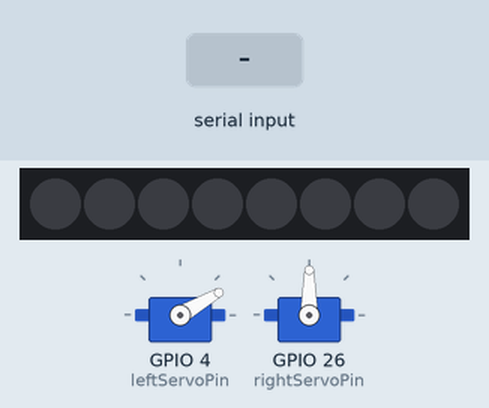
Recording of a sketch running on a simulated ESP32. Parts: 2 × servo, 8 RGB LEDs in strip order, left to right. The test bench sets the inputs (shaded band). What the sketch prints to the serial monitor is not drawn.

Above: at 1.7 s.
1.8 s: "open_gate\n" received over Serial
At 2.07 s:
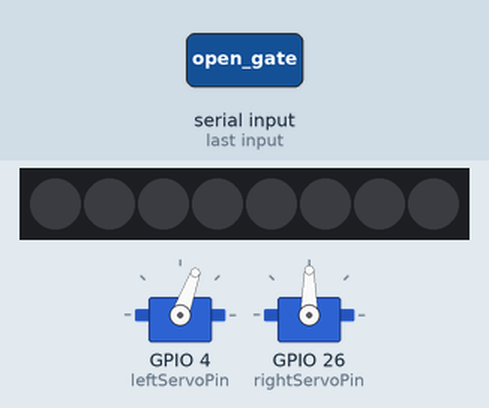
At 3.0 s:
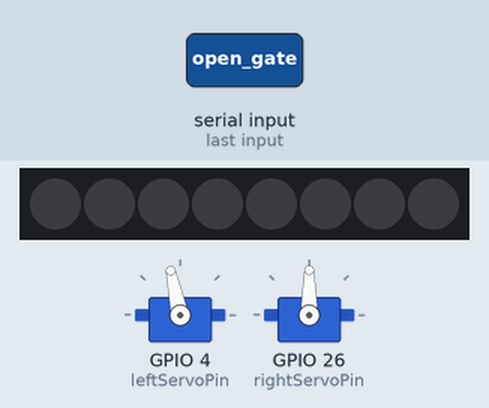
3.8 s: "godown\n" received over Serial
Timing chart, 0 to 6.8 s (numbered marks = the images above; inputs shaded):
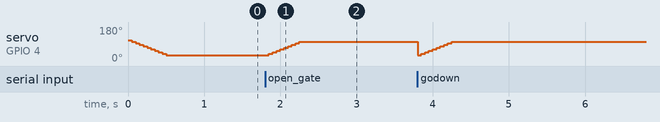

The sketch:

servos_esp32.ino
```cpp
#include <ESP32Servo.h>
#include <Adafruit_NeoPixel.h>

int leftServoPin = 4;
int rightServoPin = 26;

const int NEOPIXEL_PIN = 23;
const int NEOPIXEL_LED_COUNT = 8;

const int freq = 50;
const int resolution = 8;

const int leftServoOpened = 110;
const int leftServoClosed = 30;


const String DEFAULT_DEGREE = "0";

const int steps = 10;
const int stepDelay = 50;

Servo leftServo;
Servo rightServo;

Adafruit_NeoPixel pixels = Adafruit_NeoPixel(NEOPIXEL_LED_COUNT, NEOPIXEL_PIN, NEO_GRB + NEO_KHZ800);

void setup(){
  leftServo.setPeriodHertz(50);    // standard 50 hz servo
  leftServo.attach(leftServoPin, 500, 2400);
  rightServo.setPeriodHertz(50);    // standard 50 hz servo
  rightServo.attach(rightServoPin, 500, 2400);
  Serial.begin(115200);
  pixels.begin();
  closeGate();
}

void openGate() {
  int step_size = abs(leftServoClosed - leftServoOpened) / steps;
  for (int pos=leftServoClosed; pos<leftServoOpened; pos+=step_size) {
    leftServo.write(pos);
    delay(stepDelay);
  }
}

void closeGate() {
  int step_size = abs(leftServoClosed - leftServoOpened) / steps;
  for (int pos=leftServoOpened; pos>leftServoClosed; pos-=step_size) {
    leftServo.write(pos);
    delay(stepDelay);
  }

  leftServo.write(leftServoClosed);
//  rightServo.write(rightServoClosed);
}

void setColor(String color) {
  Serial.printf("Setting color to %s\n", color);
  int r = 0;
  int g = 0;
  int b = 0;
  if (color == "green") {
    g = 255;
  } else if (color == "red") {
    r = 255;
  } else if (color == "orange") {
    r = 255;
    g = 165;
  } else if (color == "white") {
    r = 255;
    g = 255;
    b = 255;
  } else if (color == "blue") {
    r = 50;
    g = 100;
    b = 255;
  } else {
    // black is fallback
  }
  for (int k = 0; k < NEOPIXEL_LED_COUNT; k++) {
    pixels.setPixelColor(k, pixels.Color(r, g, b));
  }
  pixels.show();
}

void loop(){
  if(Serial.available()){
    String full_command = Serial.readStringUntil('\n');
    int i1 = full_command.indexOf(',');
    int i2 = full_command.indexOf(',', i1+1);
    String cmd_arg = DEFAULT_DEGREE;
    String command = full_command;
    if (i1 > 0) {
      command= full_command.substring(0, i1);
      cmd_arg = full_command.substring(i1+1);
    }
    int servoDegree = cmd_arg.toInt();
    Serial.printf("Command received %s \n", command);
    if (command.equals("open_gate") || command.equals("godown")) {
      openGate();
      Serial.println("godown finished");
    } else if ((command.equals("close_gate") || command.equals("goup"))) {
      closeGate();
      Serial.println("goup finished");
    }
    if (command.equals("setColor")) {
      setColor(cmd_arg);
    }
  }
}
```

Measured:
- after the input at 1.8 s, servo on GPIO 4 (leftServoPin): moves from 30° to 102° over 0.40 s, starting after 0.05 s
